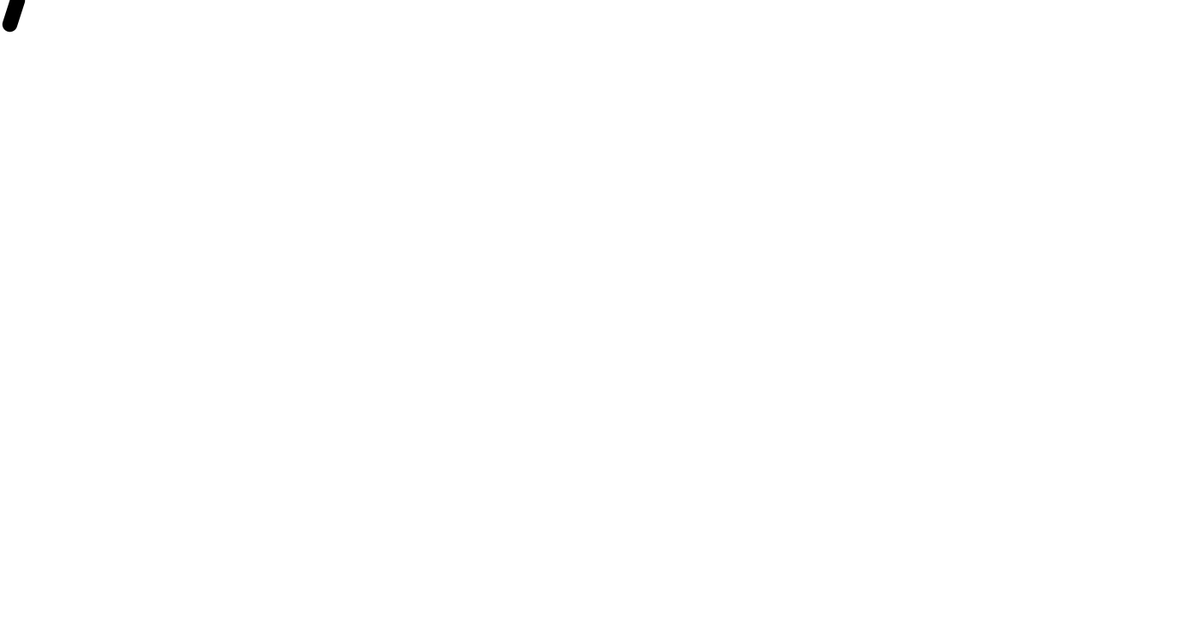
Frame 1 (no input)
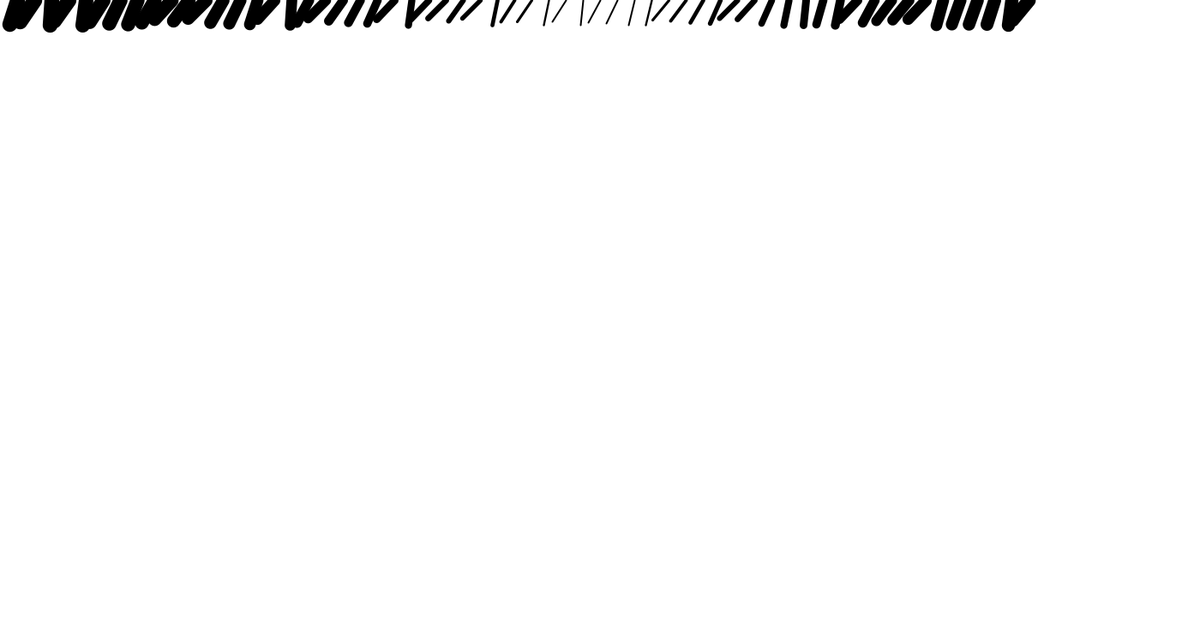
Frame 60 (the mouse pressed at the canvas centre just before this capture)
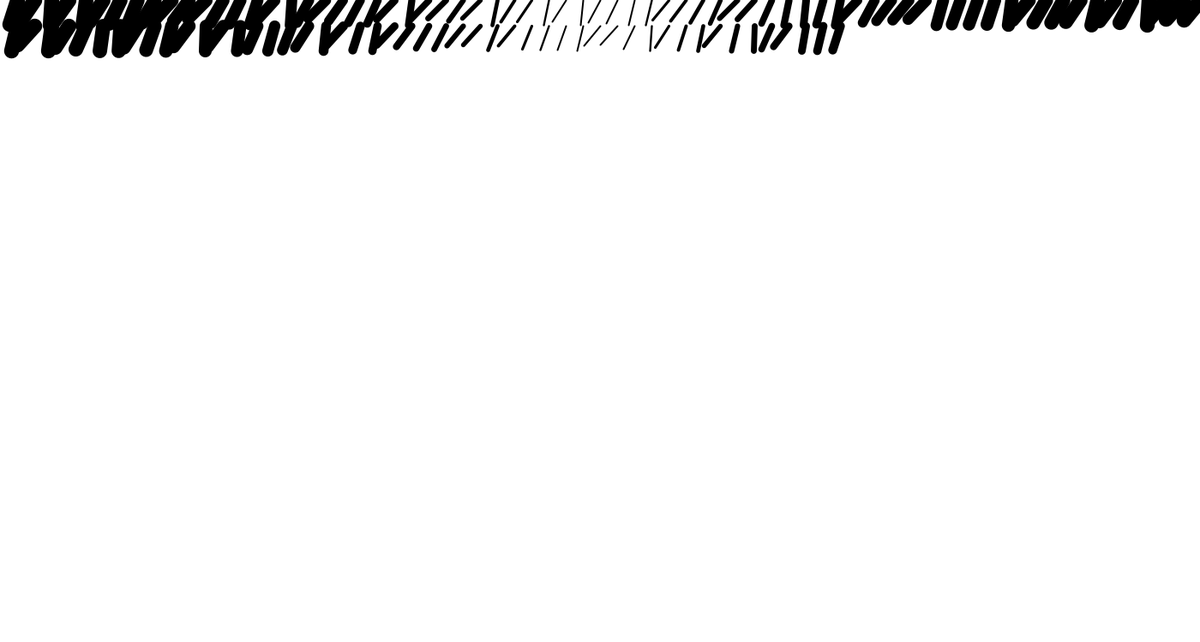
Frame 120 (the mouse held since frame 60 and released just before this capture)

The Processing sketch that drew these frames (run headless with seeded random() and noise(); from frame 60 on, the mouse is pressed at the canvas centre):

// Processing sketch: projet2
// ── projet2.pde
int X=0;
int Y=0;
int X1=20;
int Y1=30;
float valsin;
int i=0;
float rand;

void setup(){
  frameRate(3000);
  size(1400,750);
  background(255);
}
void draw(){
    X+=20;
    X1+=20;
    valsin = abs((cos((X*PI)/1400))*3.5)*5;
    if (valsin<=2)
    {
      valsin=2;
    }
    strokeWeight(valsin);
    rand=random(PI/4,PI/2);
    //line(X-30,Y+30,X,Y);
    line(X-cos(rand)*30,Y+sin(rand)*30,X,Y);
    //line(X,Y,X1,Y1);
    if (X>1400)
    {
    X=0;
    X1=20;
    Y+=30;
    Y1+=30;
    }
  }
